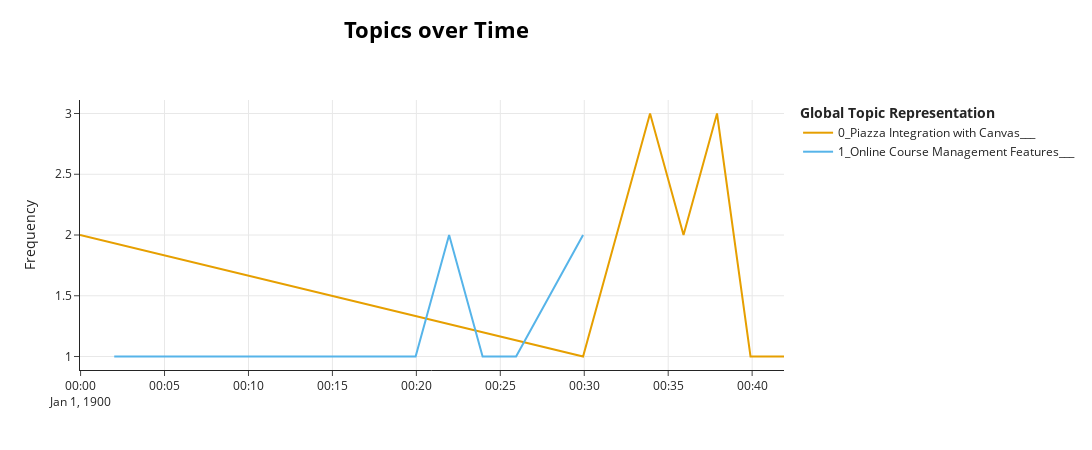

Notebook code for this chart:
### Markdown cell above
### Debug & Visualize Data

### Code cell
topicModel.visualize_topics_over_time(topicsOverTime)

### Figure 1 — Plotly figure (JSON) as saved in the notebook; plotly's stock layout.template omitted (floating-point values rounded to 4 significant figures)
{"data": [{"hoverinfo": "text", "hovertext": ["<b>Topic 0</b><br>Words: Piazza Platform Introduction, , , , ", "<b>Topic 0</b><br>Words: Educational Tool Integration Guide, , , , ", "<b>Topic 0</b><br>Words: Canvas and Piazza Integration Guide, , , , ", "<b>Topic 0</b><br>Words: Piazza Course Integration Instructions, , , , ", "<b>Topic 0</b><br>Words: Piazza Integration with Canvas LMS, , , , ", "<b>Topic 0</b><br>Words: University of Michigan Piazza Roster Sync Options, , , , ", "<b>Topic 0</b><br>Words: LTI Integration for Class Enrollment, , , , "], "marker": {"color": "#E69F00"}, "mode": "lines", "name": "0_Piazza Integration with Canvas___", "type": "scatter", "x": ["1899-12-31T23:59:57.897005", "1900-01-01T00:29:55.753863", "1900-01-01T00:33:55.117045", "1900-01-01T00:35:54.798636", "1900-01-01T00:37:54.480227", "1900-01-01T00:39:54.161818", "1900-01-01T00:41:53.843409"], "y": [2, 1, 3, 2, 3, 1, 1]}, {"hoverinfo": "text", "hovertext": ["<b>Topic 1</b><br>Words: Piazza Online Classroom Guide, , , , ", "<b>Topic 1</b><br>Words: Piazza Online Education Platform, , , , ", "<b>Topic 1</b><br>Words: Online Learning Platform Features, , , , ", "<b>Topic 1</b><br>Words: Course Materials/Resources, , , , ", "<b>Topic 1</b><br>Words: Educational Course Management, , , , ", "<b>Topic 1</b><br>Words: Online Participation Tracking Tools, , , , ", "<b>Topic 1</b><br>Words: Educational Contribution Tracking Tool, , , , ", "<b>Topic 1</b><br>Words: Educational Support Resources, , , , ", "<b>Topic 1</b><br>Words: Course Folder Management, , , , "], "marker": {"color": "#56B4E9"}, "mode": "lines", "name": "1_Online Course Management Features___", "type": "scatter", "x": ["1900-01-01T00:02:00.211590", "1900-01-01T00:11:58.619545", "1900-01-01T00:15:57.982727", "1900-01-01T00:17:57.664318", "1900-01-01T00:19:57.345909", "1900-01-01T00:21:57.027500", "1900-01-01T00:23:56.709090", "1900-01-01T00:25:56.390681", "1900-01-01T00:29:55.753863"], "y": [1, 1, 1, 1, 1, 2, 1, 1, 2]}], "layout": {"height": 450, "hoverlabel": {"bgcolor": "white", "font": {"family": "Rockwell", "size": 16}}, "legend": {"title": {"text": "<b>Global Topic Representation"}}, "title": {"font": {"color": "Black", "size": 22}, "text": "<b>Topics over Time</b>", "x": 0.4, "xanchor": "center", "y": 0.95, "yanchor": "top"}, "width": 1250, "xaxis": {"showgrid": true}, "yaxis": {"showgrid": true, "title": {"text": "Frequency"}}}}
